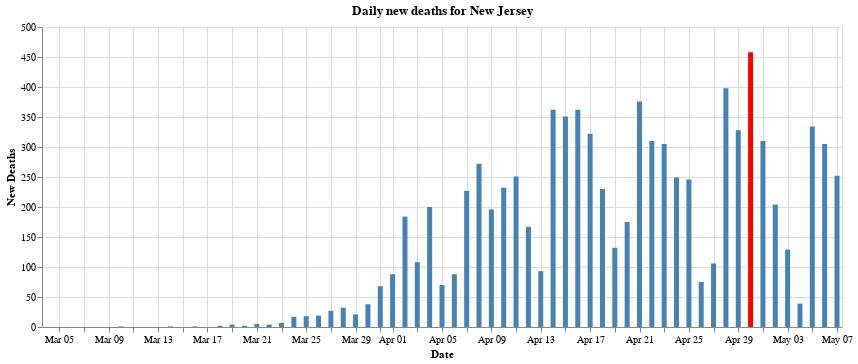

Notebook code for this chart:
### Markdown cell above
## 12 - Graph of daily new deaths in New Jersey

### Code cell
max_daily_increase = daily_new_cases['new_deaths'].max()
# display(max_daily_increase)

chart = alt.Chart(daily_new_cases).mark_bar().encode(
    y=alt.Y('new_deaths:Q', axis=alt.Axis(title='New Deaths')),
    x=alt.X('date:T', axis=alt.Axis(format='%b %d', title='Date')),
    # The highlight will be set on the result of a conditional statement
    color=alt.condition(
        alt.datum.new_deaths == max_daily_increase,
        alt.value('red'),    
        alt.value('steelblue')  
    ),
    tooltip=['date:T','new_deaths']

).properties(
    width=800,
    title="Daily new deaths for New Jersey"
)

    
display(chart)

### Figure 1 — Vega-Lite specification as saved in the notebook (floating-point values rounded to 4 significant figures)
{"config": {"view": {"continuousWidth": 400, "continuousHeight": 300}}, "data": {"name": "data-ea07d84c3f397e44d21b35de2853f5f7"}, "mark": "bar", "encoding": {"color": {"condition": {"value": "red", "test": "(datum.new_deaths === 458)"}, "value": "steelblue"}, "tooltip": [{"type": "temporal", "field": "date"}, {"type": "quantitative", "field": "new_deaths"}], "x": {"type": "temporal", "axis": {"format": "%b %d", "title": "Date"}, "field": "date"}, "y": {"type": "quantitative", "axis": {"title": "New Deaths"}, "field": "new_deaths"}}, "title": "Daily new deaths for New Jersey", "width": 800, "$schema": "https://vega.github.io/schema/vega-lite/v4.0.2.json", "datasets": {"data-ea07d84c3f397e44d21b35de2853f5f7": [{"date": "2020-03-04T00:00:00", "new_cases": 1, "new_deaths": 0}, {"date": "2020-03-05T00:00:00", "new_cases": 1, "new_deaths": 0}, {"date": "2020-03-06T00:00:00", "new_cases": 2, "new_deaths": 0}, {"date": "2020-03-07T00:00:00", "new_cases": 0, "new_deaths": 0}, {"date": "2020-03-08T00:00:00", "new_cases": 2, "new_deaths": 0}, {"date": "2020-03-09T00:00:00", "new_cases": 5, "new_deaths": 0}, {"date": "2020-03-10T00:00:00", "new_cases": 4, "new_deaths": 1}, {"date": "2020-03-11T00:00:00", "new_cases": 8, "new_deaths": 0}, {"date": "2020-03-12T00:00:00", "new_cases": 6, "new_deaths": 0}, {"date": "2020-03-13T00:00:00", "new_cases": 21, "new_deaths": 0}, {"date": "2020-03-14T00:00:00", "new_cases": 25, "new_deaths": 1}, {"date": "2020-03-15T00:00:00", "new_cases": 23, "new_deaths": 0}, {"date": "2020-03-16T00:00:00", "new_cases": 78, "new_deaths": 1}, {"date": "2020-03-17T00:00:00", "new_cases": 92, "new_deaths": 0}, {"date": "2020-03-18T00:00:00", "new_cases": 159, "new_deaths": 2}, {"date": "2020-03-19T00:00:00", "new_cases": 308, "new_deaths": 4}, {"date": "2020-03-20T00:00:00", "new_cases": 161, "new_deaths": 2}, {"date": "2020-03-21T00:00:00", "new_cases": 440, "new_deaths": 5}, {"date": "2020-03-22T00:00:00", "new_cases": 578, "new_deaths": 4}, {"date": "2020-03-23T00:00:00", "new_cases": 930, "new_deaths": 7}, {"date": "2020-03-24T00:00:00", "new_cases": 831, "new_deaths": 17}, {"date": "2020-03-25T00:00:00", "new_cases": 727, "new_deaths": 18}, {"date": "2020-03-26T00:00:00", "new_cases": 2474, "new_deaths": 19}, {"date": "2020-03-27T00:00:00", "new_cases": 1949, "new_deaths": 27}, {"date": "2020-03-28T00:00:00", "new_cases": 2299, "new_deaths": 32}, {"date": "2020-03-29T00:00:00", "new_cases": 2262, "new_deaths": 21}, {"date": "2020-03-30T00:00:00", "new_cases": 3250, "new_deaths": 38}, {"date": "2020-03-31T00:00:00", "new_cases": 2060, "new_deaths": 68}, {"date": "2020-04-01T00:00:00", "new_cases": 3559, "new_deaths": 88}, {"date": "2020-04-02T00:00:00", "new_cases": 3335, "new_deaths": 184}, {"date": "2020-04-03T00:00:00", "new_cases": 4305, "new_deaths": 108}, {"date": "2020-04-04T00:00:00", "new_cases": 4229, "new_deaths": 200}, {"date": "2020-04-05T00:00:00", "new_cases": 3381, "new_deaths": 70}, {"date": "2020-04-06T00:00:00", "new_cases": 3585, "new_deaths": 88}, {"date": "2020-04-07T00:00:00", "new_cases": 3326, "new_deaths": 227}, {"date": "2020-04-08T00:00:00", "new_cases": 3021, "new_deaths": 272}, {"date": "2020-04-09T00:00:00", "new_cases": 3590, "new_deaths": 196}, {"date": "2020-04-10T00:00:00", "new_cases": 3561, "new_deaths": 232}, {"date": "2020-04-11T00:00:00", "new_cases": 3563, "new_deaths": 251}, {"date": "2020-04-12T00:00:00", "new_cases": 3699, "new_deaths": 167}, {"date": "2020-04-13T00:00:00", "new_cases": 2734, "new_deaths": 93}, {"date": "2020-04-14T00:00:00", "new_cases": 4240, "new_deaths": 362}, {"date": "2020-04-15T00:00:00", "new_cases": 2206, "new_deaths": 351}, {"date": "2020-04-16T00:00:00", "new_cases": 4287, "new_deaths": 362}, {"date": "2020-04-17T00:00:00", "new_cases": 3150, "new_deaths": 322}, {"date": "2020-04-18T00:00:00", "new_cases": 2953, "new_deaths": 230}, {"date": "2020-04-19T00:00:00", "new_cases": 3881, "new_deaths": 132}, {"date": "2020-04-20T00:00:00", "new_cases": 3505, "new_deaths": 175}, {"date": "2020-04-21T00:00:00", "new_cases": 3581, "new_deaths": 376}, {"date": "2020-04-22T00:00:00", "new_cases": 3478, "new_deaths": 310}, {"date": "2020-04-23T00:00:00", "new_cases": 4124, "new_deaths": 305}, {"date": "2020-04-24T00:00:00", "new_cases": 2207, "new_deaths": 249}, {"date": "2020-04-25T00:00:00", "new_cases": 3327, "new_deaths": 246}, {"date": "2020-04-26T00:00:00", "new_cases": 3515, "new_deaths": 75}, {"date": "2020-04-27T00:00:00", "new_cases": 2150, "new_deaths": 106}, {"date": "2020-04-28T00:00:00", "new_cases": 2668, "new_deaths": 398}, {"date": "2020-04-29T00:00:00", "new_cases": 2408, "new_deaths": 328}, {"date": "2020-04-30T00:00:00", "new_cases": 2388, "new_deaths": 458}, {"date": "2020-05-01T00:00:00", "new_cases": 2538, "new_deaths": 310}, {"date": "2020-05-02T00:00:00", "new_cases": 2527, "new_deaths": 204}, {"date": "2020-05-03T00:00:00", "new_cases": 3027, "new_deaths": 129}, {"date": "2020-05-04T00:00:00", "new_cases": 1525, "new_deaths": 39}, {"date": "2020-05-05T00:00:00", "new_cases": 2324, "new_deaths": 334}, {"date": "2020-05-06T00:00:00", "new_cases": 1297, "new_deaths": 305}, {"date": "2020-05-07T00:00:00", "new_cases": 1745, "new_deaths": 252}]}}
